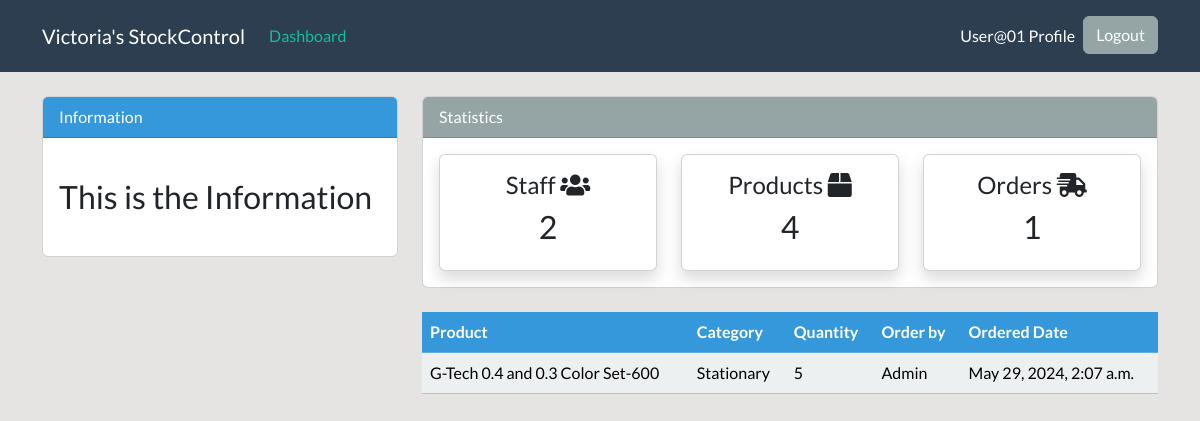
/order/ (signed in), run on an earlier commit of the app's database.
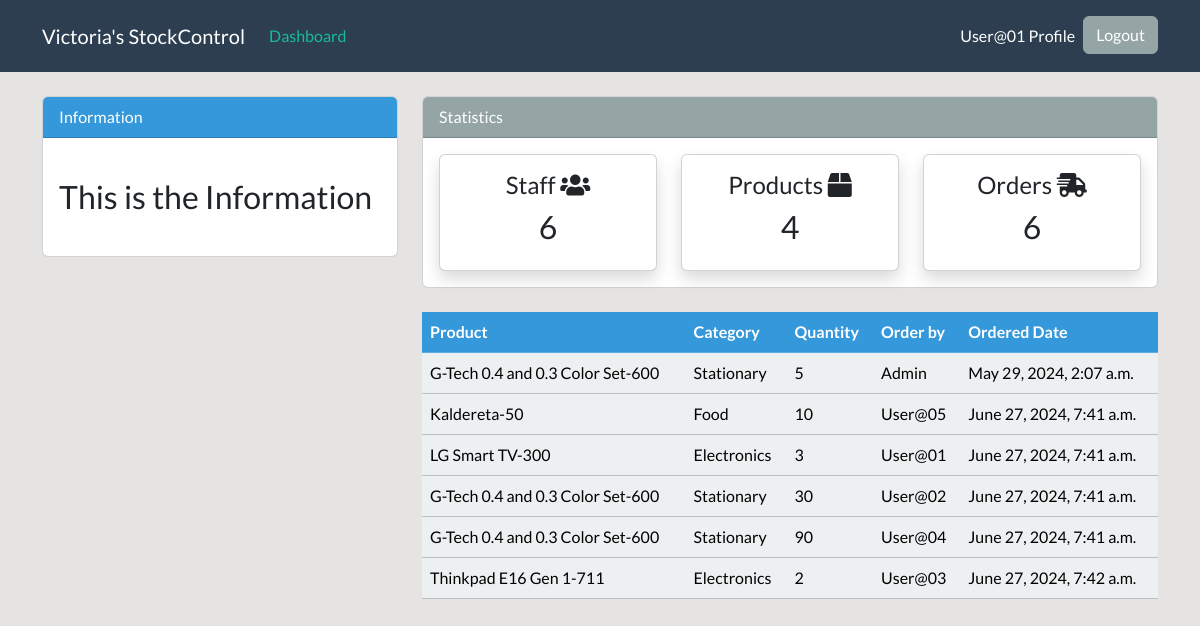
And on a later commit of the database.
### dashboard/models.py (models this page shows, shortened)
class Order(models.Model):
    product = models.ForeignKey(Product, on_delete=models.CASCADE, null=True)
    staff = models.ForeignKey(User, on_delete=models.CASCADE, null=True)
    order_quantity = models.PositiveIntegerField(null=True)
    date = models.DateTimeField(auto_now_add=True)
    class Meta:
        verbose_name_plural = 'Order'

class Product(models.Model):
    name = models.CharField(max_length=100,null=True)
    category = models.CharField(max_length=20, choices=CATEGORY, null=True)
    quantity = models.PositiveBigIntegerField(null=True)
    def __str__(self):
        return f'{self.name}-{self.quantity}'
    class Meta:
        verbose_name_plural = 'Product'

### dashboard/views.py (the view)
# urls.py: path('order/',views.order, name='dashboard-order'),
@login_required
def order(request):
    employee = User.objects.all()
    products = Product.objects.all()
    orders = Order.objects.all()
    employee_count = employee.count()
    product_count = products.count()
    order_count = orders.count()
    context = {
        'orders': orders,
        'employee_count': employee_count,
        'product_count': product_count,
        'order_count': order_count,
    }
    return render(request, 'dashboard/order.html', context)

### templates/dashboard/order.html (shortened to what this page needs)
{% extends 'component/basePage.html' %}
{% block content %}
{% include 'component/topStatisticsAndInfo.html' %}
<div class="container">
    <div class="row my-4">
        <div class="col-md-4">
        </div>
        <div class="col-md-8 overflow-scroll table-responsive" style="max-height: 400px;">
            <table class="table table-light table-hover">
                <thead class="table-info sticky-top">
                    <tr class="text-white">
                        <th scope="col">Product</th>
                        <th scope="col">Category</th>
                        <th scope="col">Quantity</th>
                        <th scope="col">Order by</th>
                        <th scope="col">Ordered Date</th>
                    </tr>
                </thead>
                <tbody>
                    {% for order in orders %}
                    <tr>
                        <td>{{ order.product }}</td>
                        <td>{{ order.product.category }}</td>
                        <td>{{ order.order_quantity }}</td>
                        <td>{{ order.staff.username }}</td>
                        <td>{{ order.date }}</td>
                    </tr>
                    {% endfor %}
                </tbody>
            </table>
        </div>
    </div>
</div>
{% endblock %}

What changed in the data, as far as the page shows it:
added Order: product "Kaldereta-50", product.category "Food", order_quantity "10", staff.username "User@05", date "June 27, 2024, 7:41 a.m."
added Order: product "LG Smart TV-300", product.category "Electronics", order_quantity "3", staff.username "User@01", date "June 27, 2024, 7:41 a.m."
added Order: product "G-Tech 0.4 and 0.3 Color Set-600", product.category "Stationary", order_quantity "30", staff.username "User@02", date "June 27, 2024, 7:41 a.m."
added Order: product "G-Tech 0.4 and 0.3 Color Set-600", product.category "Stationary", order_quantity "90", staff.username "User@04", date "June 27, 2024, 7:41 a.m."
added Order: product "Thinkpad E16 Gen 1-711", product.category "Electronics", order_quantity "2", staff.username "User@03", date "June 27, 2024, 7:42 a.m."
Also different on the page:
{{ employee_count }}: "2" → "6"
{{ order_count }}: "1" → "6"
